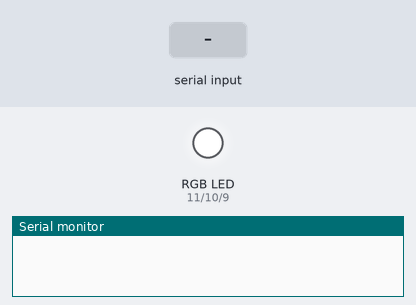
Bench run of a sketch on a simulated Arduino Uno, built with avr-gcc and run on an emulated ATmega328P. Shown: an RGB LED mixed from three pins (HIGH = lit), the last lines printed to the serial monitor. The test bench sets the inputs (shaded band).

Above: at 1.2 s.
1.3 s: "90 45\n" received over Serial
At 2.3 s:
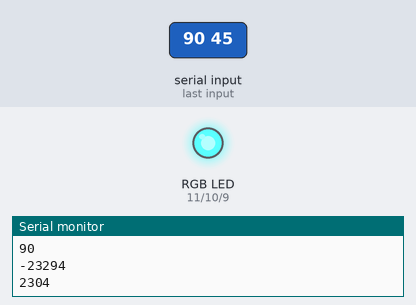
2.8 s: "30 150\n" received over Serial
At 3.4 s:
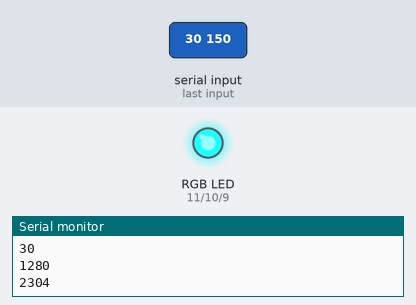
4.3 s: "5\n" received over Serial
At 5.5 s:
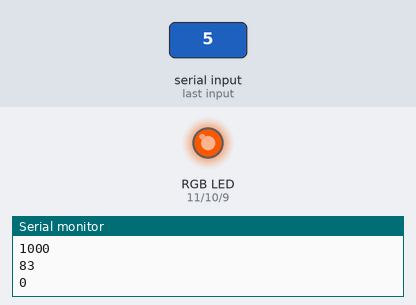
5.8 s: "200\n" received over Serial
At 6.8 s:
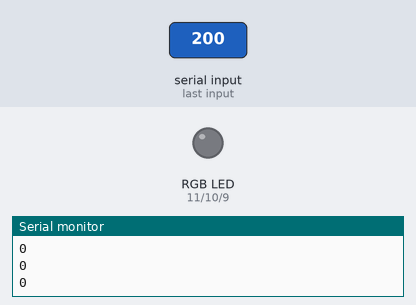
7.3 s: "90\n" received over Serial
At 7.9 s:
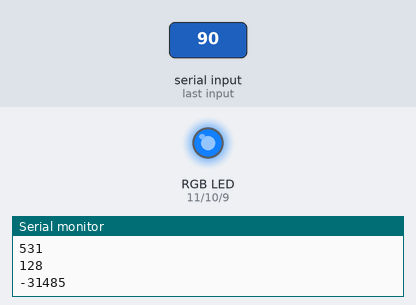
8.8 s: "90 45\n" received over Serial
At 9.2 s:
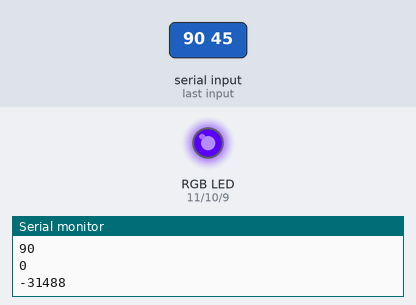
Timing chart, 0 to 11.3 s (numbered marks = the images above; inputs shaded):
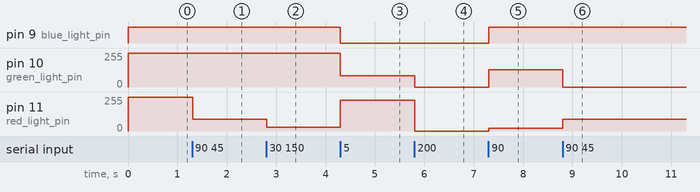

The sketch:

RGBSerial.ino
```cpp
#include <string.h>
int red_light_pin= 11;
int green_light_pin = 10;
int blue_light_pin = 9;
void setup() {
  Serial.begin(9600);
  pinMode(red_light_pin, OUTPUT);
  pinMode(green_light_pin, OUTPUT);
  pinMode(blue_light_pin, OUTPUT);
  RGB_color(255, 255, 255);
}

//
//  >> Note: add space to end
//

void loop() {
  if(Serial.available()){
      String input = Serial.readStringUntil('\n');
      Serial.println(input);
      int rgb[3];
      int indexer = 0;
      int numberStart = 0;
      for (int i = 0; i<input.length(); i++) {
//        Serial.println(input[i]);
        if(input[i] == ' ' || input[i] == '\n') {
             rgb[indexer] = input.substring(numberStart, i).toInt();
//             Serial.println(input.substring(numberStart, i)+ "I: "+ i);
             numberStart = i+1;
             indexer += 1;
        }
      }
      Serial.println("Stored:");
      Serial.println(rgb[0]);
      Serial.println(rgb[1]);
      Serial.println(rgb[2]);
      RGB_color(rgb[0], rgb[1], rgb[2]);

    }
}

void RGB_color(int red_light_value, int green_light_value, int blue_light_value)
 {
  analogWrite(red_light_pin, red_light_value);
  analogWrite(green_light_pin, green_light_value);
  analogWrite(blue_light_pin, blue_light_value);
}
```

Measured:
- after the input at 1.3 s, pin 11 (red_light_pin): 255/255 → 90/255 at once
- after the input at 2.8 s, pin 11 (red_light_pin): 90/255 → 30/255 at once
- after the input at 4.3 s, pin 9 (blue_light_pin): HIGH → LOW at once; pin 10 (green_light_pin): 255/255 → 83/255 at once; pin 11 (red_light_pin): 30/255 → 232/255 at once
- after the input at 5.8 s, pin 10 (green_light_pin): 83/255 → 0/255 at once; pin 11 (red_light_pin): 232/255 → 0/255 at once
- after the input at 7.3 s, pin 9 (blue_light_pin): LOW → HIGH at once; pin 10 (green_light_pin): 0/255 → 128/255 at once; pin 11 (red_light_pin): 0/255 → 19/255 at once
- after the input at 8.8 s, pin 10 (green_light_pin): 128/255 → 0/255 at once; pin 11 (red_light_pin): 19/255 → 90/255 at once
